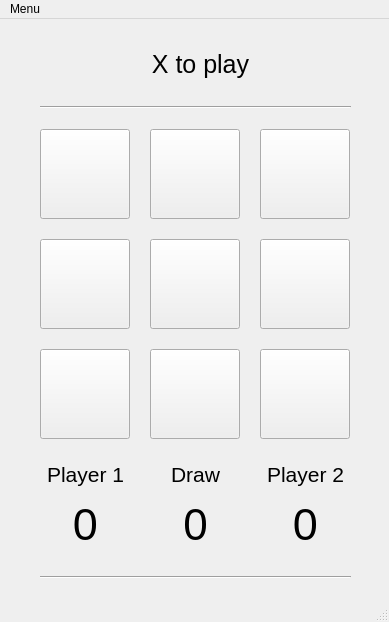
<?xml version="1.0" encoding="UTF-8"?>
<ui version="4.0">
 <class>MainWindow</class>
 <widget class="QMainWindow" name="MainWindow">
  <property name="geometry">
   <rect>
    <x>0</x>
    <y>0</y>
    <width>389</width>
    <height>622</height>
   </rect>
  </property>
  <property name="minimumSize">
   <size>
    <width>389</width>
    <height>622</height>
   </size>
  </property>
  <property name="maximumSize">
   <size>
    <width>389</width>
    <height>622</height>
   </size>
  </property>
  <property name="windowTitle">
   <string>Tic-Tac-Toe</string>
  </property>
  <widget class="QWidget" name="centralwidget">
   <widget class="QPushButton" name="pushButton_1">
    <property name="geometry">
     <rect>
      <x>40</x>
      <y>110</y>
      <width>90</width>
      <height>90</height>
     </rect>
    </property>
    <property name="font">
     <font>
      <pointsize>42</pointsize>
     </font>
    </property>
    <property name="text">
     <string/>
    </property>
   </widget>
   <widget class="QPushButton" name="pushButton_2">
    <property name="geometry">
     <rect>
      <x>150</x>
      <y>110</y>
      <width>90</width>
      <height>90</height>
     </rect>
    </property>
    <property name="font">
     <font>
      <pointsize>42</pointsize>
     </font>
    </property>
    <property name="text">
     <string/>
    </property>
   </widget>
   <widget class="QPushButton" name="pushButton_3">
    <property name="geometry">
     <rect>
      <x>260</x>
      <y>110</y>
      <width>90</width>
      <height>90</height>
     </rect>
    </property>
    <property name="font">
     <font>
      <pointsize>42</pointsize>
     </font>
    </property>
    <property name="text">
     <string/>
    </property>
   </widget>
   <widget class="QPushButton" name="pushButton_4">
    <property name="geometry">
     <rect>
      <x>40</x>
      <y>220</y>
      <width>90</width>
      <height>90</height>
     </rect>
    </property>
    <property name="font">
     <font>
      <pointsize>42</pointsize>
     </font>
    </property>
    <property name="text">
     <string/>
    </property>
   </widget>
   <widget class="QPushButton" name="pushButton_5">
    <property name="geometry">
     <rect>
      <x>150</x>
      <y>220</y>
      <width>90</width>
      <height>90</height>
     </rect>
    </property>
    <property name="font">
     <font>
      <pointsize>42</pointsize>
     </font>
    </property>
    <property name="text">
     <string/>
    </property>
   </widget>
   <widget class="QPushButton" name="pushButton_6">
    <property name="geometry">
     <rect>
      <x>260</x>
      <y>220</y>
      <width>90</width>
      <height>90</height>
     </rect>
    </property>
    <property name="font">
     <font>
      <pointsize>42</pointsize>
     </font>
    </property>
    <property name="text">
     <string/>
    </property>
   </widget>
   <widget class="QPushButton" name="pushButton_7">
    <property name="geometry">
     <rect>
      <x>40</x>
      <y>330</y>
      <width>90</width>
      <height>90</height>
     </rect>
    </property>
    <property name="font">
     <font>
      <pointsize>42</pointsize>
     </font>
    </property>
    <property name="text">
     <string/>
    </property>
   </widget>
   <widget class="QPushButton" name="pushButton_8">
    <property name="geometry">
     <rect>
      <x>150</x>
      <y>330</y>
      <width>90</width>
      <height>90</height>
     </rect>
    </property>
    <property name="font">
     <font>
      <pointsize>42</pointsize>
     </font>
    </property>
    <property name="text">
     <string/>
    </property>
   </widget>
   <widget class="QPushButton" name="pushButton_9">
    <property name="geometry">
     <rect>
      <x>260</x>
      <y>330</y>
      <width>90</width>
      <height>90</height>
     </rect>
    </property>
    <property name="font">
     <font>
      <pointsize>42</pointsize>
     </font>
    </property>
    <property name="text">
     <string/>
    </property>
   </widget>
   <widget class="QLabel" name="label">
    <property name="geometry">
     <rect>
      <x>140</x>
      <y>30</y>
      <width>121</width>
      <height>31</height>
     </rect>
    </property>
    <property name="font">
     <font>
      <pointsize>19</pointsize>
      <bold>false</bold>
     </font>
    </property>
    <property name="text">
     <string>&lt;html&gt;&lt;head/&gt;&lt;body&gt;&lt;p align=&quot;center&quot;&gt;X to play&lt;/p&gt;&lt;/body&gt;&lt;/html&gt;</string>
    </property>
    <property name="alignment">
     <set>Qt::AlignCenter</set>
    </property>
   </widget>
   <widget class="QLabel" name="player1">
    <property name="geometry">
     <rect>
      <x>40</x>
      <y>440</y>
      <width>91</width>
      <height>31</height>
     </rect>
    </property>
    <property name="font">
     <font>
      <pointsize>16</pointsize>
     </font>
    </property>
    <property name="text">
     <string>Player 1</string>
    </property>
    <property name="alignment">
     <set>Qt::AlignCenter</set>
    </property>
   </widget>
   <widget class="QLabel" name="player2">
    <property name="geometry">
     <rect>
      <x>260</x>
      <y>440</y>
      <width>91</width>
      <height>31</height>
     </rect>
    </property>
    <property name="font">
     <font>
      <pointsize>16</pointsize>
     </font>
    </property>
    <property name="text">
     <string>Player 2</string>
    </property>
    <property name="alignment">
     <set>Qt::AlignCenter</set>
    </property>
   </widget>
   <widget class="QLabel" name="player1_score">
    <property name="geometry">
     <rect>
      <x>50</x>
      <y>480</y>
      <width>71</width>
      <height>51</height>
     </rect>
    </property>
    <property name="font">
     <font>
      <pointsize>34</pointsize>
     </font>
    </property>
    <property name="text">
     <string>0</string>
    </property>
    <property name="alignment">
     <set>Qt::AlignCenter</set>
    </property>
   </widget>
   <widget class="QLabel" name="player2_score">
    <property name="geometry">
     <rect>
      <x>270</x>
      <y>480</y>
      <width>71</width>
      <height>51</height>
     </rect>
    </property>
    <property name="font">
     <font>
      <pointsize>34</pointsize>
     </font>
    </property>
    <property name="text">
     <string>0</string>
    </property>
    <property name="alignment">
     <set>Qt::AlignCenter</set>
    </property>
   </widget>
   <widget class="QLabel" name="draw_count">
    <property name="geometry">
     <rect>
      <x>160</x>
      <y>480</y>
      <width>71</width>
      <height>51</height>
     </rect>
    </property>
    <property name="font">
     <font>
      <pointsize>33</pointsize>
     </font>
    </property>
    <property name="text">
     <string>0</string>
    </property>
    <property name="alignment">
     <set>Qt::AlignCenter</set>
    </property>
   </widget>
   <widget class="QLabel" name="draw">
    <property name="geometry">
     <rect>
      <x>150</x>
      <y>440</y>
      <width>91</width>
      <height>31</height>
     </rect>
    </property>
    <property name="font">
     <font>
      <pointsize>16</pointsize>
     </font>
    </property>
    <property name="text">
     <string>Draw</string>
    </property>
    <property name="alignment">
     <set>Qt::AlignCenter</set>
    </property>
   </widget>
   <widget class="Line" name="line_2">
    <property name="geometry">
     <rect>
      <x>40</x>
      <y>80</y>
      <width>311</width>
      <height>16</height>
     </rect>
    </property>
    <property name="orientation">
     <enum>Qt::Horizontal</enum>
    </property>
   </widget>
   <widget class="Line" name="line_3">
    <property name="geometry">
     <rect>
      <x>40</x>
      <y>550</y>
      <width>311</width>
      <height>16</height>
     </rect>
    </property>
    <property name="orientation">
     <enum>Qt::Horizontal</enum>
    </property>
   </widget>
  </widget>
  <widget class="QMenuBar" name="menubar">
   <property name="geometry">
    <rect>
     <x>0</x>
     <y>0</y>
     <width>389</width>
     <height>22</height>
    </rect>
   </property>
   <widget class="QMenu" name="menuMenu">
    <property name="title">
     <string>Menu</string>
    </property>
    <addaction name="actionNew_Game"/>
    <addaction name="separator"/>
    <addaction name="actionAbout"/>
   </widget>
   <addaction name="menuMenu"/>
  </widget>
  <widget class="QStatusBar" name="statusbar"/>
  <action name="actionNew_Game">
   <property name="icon">
    <iconset theme="document-new">
     <normaloff>.</normaloff>.</iconset>
   </property>
   <property name="text">
    <string>New Game</string>
   </property>
  </action>
  <action name="actionAbout">
   <property name="icon">
    <iconset theme="help-about">
     <normaloff>.</normaloff>.</iconset>
   </property>
   <property name="text">
    <string>About</string>
   </property>
  </action>
 </widget>
 <resources/>
 <connections/>
</ui>
